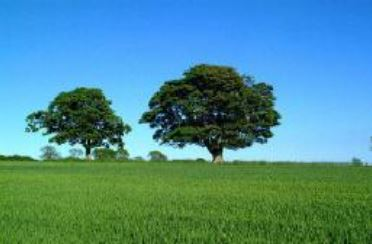
%> input picture GrayscaleImageColoring/WaterShed/colorImage05.jpg, 372 x 244 px
$ octave Watershed01.m   (GNU Octave 9; MATLAB toolbox functions it lacks are replaced by stand-ins)
%> lines starting %> are read from the running program, lines starting %| are printed output that depends on the picture; in (x1, y1, x2, y2) boxes, pixels count from 0 and x2, y2 are one past the last pixel; in counts of white or black regions, pixels touching at a corner belong together; the program's own positions count from 1
clear,clc
filename='colorImage05.jpg';
f=imread(filename);
%> f is the input picture: size 244x372x3 uint8; mean R, G, B 78.3, 141.4, 147.2
Info=imfinfo(filename);
if Info.BitDepth>8
f=rgb2gray(f);
%> f: size 244x372 uint8
end
figure,
mesh(double(f));%???????????
%??1???????????????????????
b=imbinarize(f,graythresh(f));%???,???????????????0???????b??
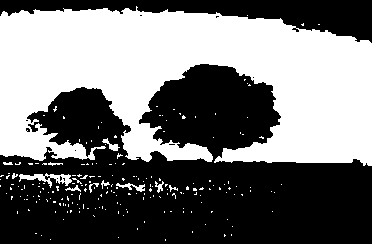
%> b: size 244x372 logical; 45.4% white; 207 white regions (195 under 20 px), largest, box (x1, y1, x2, y2) and area: (0, 6, 372, 166) 39813, (19, 173, 72, 188) 310, (116, 183, 145, 192) 107
d=bwdist(b); %?????????????????????????
l=watershed(-d); %matlab????????l?????????
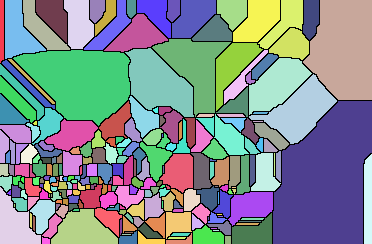
%> l: size 244x372 uint8; 250 distinct labels, from 0 to 249; one colour per label, 0 black
w=l==0; %????
%> w: size 244x372 logical; 9.4% white in thin lines or dots
g=b&~w; %?w??mask????????
%> g: size 244x372 logical; 40.6% white; 335 white regions (257 under 20 px), largest, box (x1, y1, x2, y2) and area: (13, 50, 130, 113) 4326, (282, 101, 372, 163) 3835, (303, 30, 372, 100) 3572
figure
subplot(2,3,1),
imshow(f);
subplot(2,3,2),
imshow(b);
subplot(2,3,3),
imshow(d);
subplot(2,3,4),
imshow(l);
subplot(2,3,5),
imshow(w);
subplot(2,3,6),
imshow(g);
%??2?????????????????????????????????1???????
h=fspecial('sobel');%??????sobel??
fd=double(f);
g=sqrt(imfilter(fd,h,'replicate').^2+imfilter(fd,h','replicate').^2);%??sobel????????
%> g: size 244x372 double
l=watershed(g);%?????
%> l: size 244x372 uint16
wr=l==0;
%> wr: size 244x372 logical; 47.1% white in thin lines or dots
g2=imclose(imopen(g,ones(3,3)),ones(3,3));%?????????????
l2=watershed(g2);%?????????
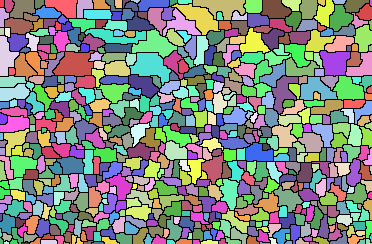
%> l2: size 244x372 uint16; 635 distinct labels, from 0 to 634; one colour per label, 0 black
wr2=l2==0;f2=f;
%> after `wr2=l2==0`: wr2: size 244x372 logical; 18.2% white in thin lines or dots
f2(wr2)=255;
%> f2: size 244x372 uint8; min 1, max 255, mean 147.9
figure;subplot(2,3,1);
imshow(f);
subplot(2,3,2),imshow(g);
subplot(2,3,3),imshow(l);
subplot(2,3,4),imshow(g2);
subplot(2,3,5),imshow(l2);
subplot(2,3,6),imshow(f2);
%??3????????????????????2???????
h=fspecial('sobel');%??????sobel??
fd=double(f);
g=sqrt(imfilter(fd,h,'replicate').^2+imfilter(fd,h','replicate').^2);%??sobel????????
l=watershed(g);%?????
wr=l==0;
rm=imregionalmin(g); %???????????????????????????????????????
%> rm: size 244x372 logical; 10.6% white in thin lines or dots
im=imextendedmin(f,2);%????????????????????????????????????2???
%> im: size 244x372 logical; 4.1% white in thin lines or dots
fim=f;
fim(im)=175; %?im????????????
%> fim: size 244x372 uint8; min 4, max 235, mean 126.8
lim=watershed(bwdist(im));%???????
em=lim==0;
%> em: size 244x372 logical; 23.2% white in thin lines or dots
g2=imimposemin(g,im|em);%???????im?em?im?????????em????
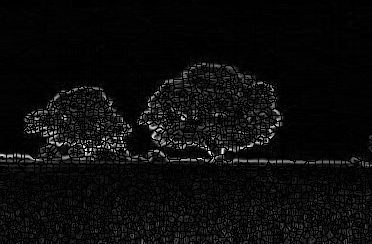
%> g2: size 244x372 double; 27.32% of the values are NaN or infinite; the others: min 0.665, max 632.5, mean 41.63; drawn with min black, max white, NaN and infinite black
l2=watershed(g2); %????????
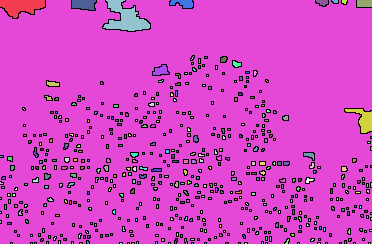
%> l2: size 244x372 uint16; 548 distinct labels, from 0 to 547; one colour per label, 0 black
f2=f;f2(l2==0)=255; %???????????
%> after `f2(l2==0)=255`:
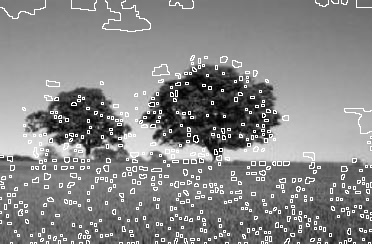
%> f2: size 244x372 uint8; min 1, max 255, mean 134.3
figure;subplot(3,3,1);imshow(f);
subplot(3,3,2),imshow(g);
subplot(3,3,3),imshow(l);
subplot(3,3,4),imshow(im);
subplot(3,3,5),imshow(fim);
subplot(3,3,6),imshow(lim);
subplot(3,3,7),imshow(g2);
%> after `imshow(g2)`:
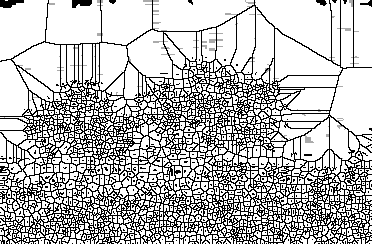
%> displayed picture: size 244x372, on the screen's scale of 0 to 255; min 0, max 255, mean 184.7
subplot(3,3,8),imshow(l2);
subplot(3,3,9),imshow(f2);
